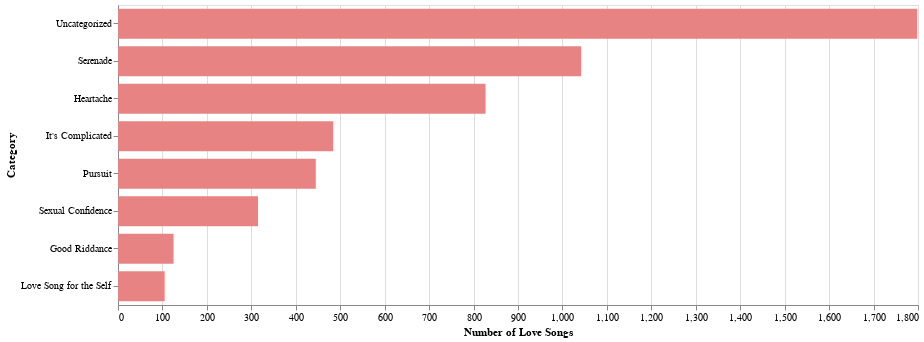

The code cell stored with this chart in its notebook:
### Code cell
select = alt.selection_point(name="select", on="click")
highlight = alt.selection_point(name="highlight", on="pointerover", empty=False)

stroke_width = (
    alt.when(select).then(alt.value(2, empty=False))
    .when(highlight).then(alt.value(1))
    .otherwise(alt.value(0))
)

chart = alt.Chart(merged_df).mark_bar(
    fill="#E78483", stroke="black", cursor="pointer"
).encode(
    alt.X('count').title("Number of Love Songs"),
    alt.Y("love_song_category").title("Category").sort('-x'),
    fillOpacity=alt.when(select).then(alt.value(1)).otherwise(alt.value(0.3)),
    strokeWidth=stroke_width,
).properties(
    width=800,
    height=300
).configure_scale(bandPaddingInner=0.2).add_params(select, highlight)

chart

### Figure 1 — Vega-Lite specification as saved in the notebook (floating-point values rounded to 4 significant figures)
{"config": {"view": {"continuousWidth": 300, "continuousHeight": 300}, "scale": {"bandPaddingInner": 0.2}}, "data": {"name": "data-c202ca15dd7858a12ecab6e1b41c51f9"}, "mark": {"type": "bar", "cursor": "pointer", "fill": "#E78483", "stroke": "black"}, "encoding": {"fillOpacity": {"condition": [{"param": "select", "value": 1}], "value": 0.3}, "strokeWidth": {"condition": [{"param": "select", "value": 2, "empty": false}, {"param": "highlight", "value": 1, "empty": false}], "value": 0}, "x": {"field": "count", "title": "Number of Love Songs", "type": "quantitative"}, "y": {"field": "love_song_category", "sort": "-x", "title": "Category", "type": "nominal"}}, "height": 300, "params": [{"name": "select", "select": {"type": "point", "on": "click"}}, {"name": "highlight", "select": {"type": "point", "on": "pointerover"}}], "width": 800, "$schema": "https://vega.github.io/schema/vega-lite/v6.1.0.json", "datasets": {"data-c202ca15dd7858a12ecab6e1b41c51f9": [{"love_song_category": "Uncategorized", "count": 1798, "explanation": "Songs that don't fit anywhere else"}, {"love_song_category": "Serenade", "count": 1042, "explanation": "Unmistakably about romantic love and devotion, sung from one person to another"}, {"love_song_category": "Heartache", "count": 827, "explanation": "But what happens if you love them, but they just... don’t? Maybe you broke up, or maybe it’s just unrequited"}, {"love_song_category": "It's Complicated", "count": 484, "explanation": "The messier side of romance. What about when a relationship isn’t clearly good or bad? Maybe you fight constantly. Maybe they’re unfaithful. But you still try to make it work"}, {"love_song_category": "Pursuit", "count": 445, "explanation": "When you love someone, and it might become something more? You just spotted someone, your heart is beating fast, and who KNOWS where this thing might lead?"}, {"love_song_category": "Sexual Confidence", "count": 315, "explanation": "Songs that get a little steamy? Think artists like Nicki Minaj and Drake, who dominate this category that's all about getting into bed with someone."}, {"love_song_category": "Good Riddance", "count": 125, "explanation": "The relationship is clearly over, but the songwriter’s heartbreak has resurrected into... righteous power? They’re not crying, they’re yelling “Good Riddance!”"}, {"love_song_category": "Love Song for the Self", "count": 105, "explanation": "Women-pioneered Love Song for the Self is the most modern of all the genres. And while it’s not written to a lover, it’s often written in reaction to romantic rejection."}]}}
